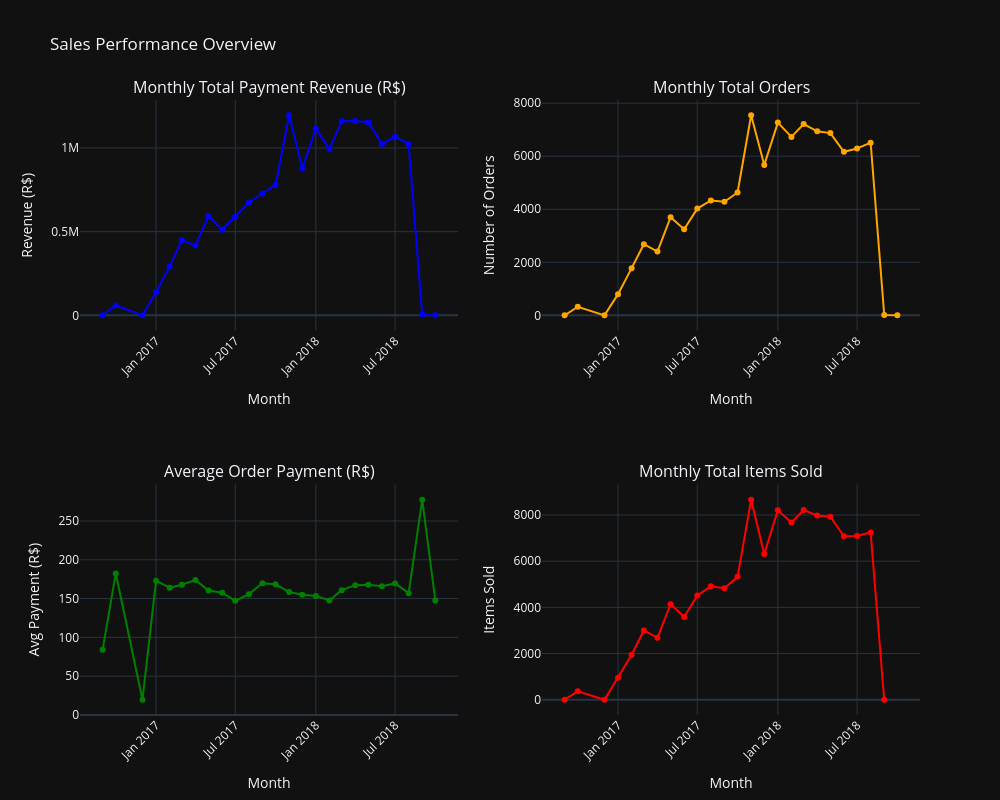

Notebook code for this chart:
### Markdown cell above
# Sales Trends

### Code cell
fig = make_subplots(rows=2, cols=2,
                    subplot_titles=('Monthly Total Payment Revenue (R$)',
                                    'Monthly Total Orders',
                                    'Average Order Payment (R$)',
                                    'Monthly Total Items Sold'))

fig.add_trace(go.Scatter(x=df_sales['month'], y=df_sales['total_payment_revenue'],
                         mode='lines+markers', name='Revenue', line=dict(color='blue')),
              row=1, col=1)

fig.add_trace(go.Scatter(x=df_sales['month'], y=df_sales['total_orders'],
                         mode='lines+markers', name='Orders', line=dict(color='orange')),
              row=1, col=2)

fig.add_trace(go.Scatter(x=df_sales['month'], y=df_sales['avg_order_payment'],
                         mode='lines+markers', name='Avg Payment', line=dict(color='green')),
              row=2, col=1)

fig.add_trace(go.Scatter(x=df_sales['month'], y=df_sales['total_items_sold'],
                         mode='lines+markers', name='Items Sold', line=dict(color='red')),
              row=2, col=2)

fig.update_layout(title='Sales Performance Overview',
                  height=800,
                  width=1000,
                  showlegend=False)

fig.update_xaxes(title_text='Month', tickangle=-45, row=1, col=1)
fig.update_xaxes(title_text='Month', tickangle=-45, row=1, col=2)
fig.update_xaxes(title_text='Month', tickangle=-45, row=2, col=1)
fig.update_xaxes(title_text='Month', tickangle=-45, row=2, col=2)

fig.update_yaxes(title_text='Revenue (R$)', row=1, col=1)
fig.update_yaxes(title_text='Number of Orders', row=1, col=2)
fig.update_yaxes(title_text='Avg Payment (R$)', row=2, col=1)
fig.update_yaxes(title_text='Items Sold', row=2, col=2)
fig.update_layout(template='plotly_dark')

fig.show()

### Figure 1 — Plotly figure (JSON) as saved in the notebook; plotly's stock layout.template omitted (floating-point values rounded to 4 significant figures)
{"data": [{"line": {"color": "blue"}, "mode": "lines+markers", "name": "Revenue", "type": "scatter", "x": ["2016-09-01T00:00:00.000000000", "2016-10-01T00:00:00.000000000", "2016-12-01T00:00:00.000000000", "2017-01-01T00:00:00.000000000", "2017-02-01T00:00:00.000000000", "2017-03-01T00:00:00.000000000", "2017-04-01T00:00:00.000000000", "2017-05-01T00:00:00.000000000", "2017-06-01T00:00:00.000000000", "2017-07-01T00:00:00.000000000", "2017-08-01T00:00:00.000000000", "2017-09-01T00:00:00.000000000", "2017-10-01T00:00:00.000000000", "2017-11-01T00:00:00.000000000", "2017-12-01T00:00:00.000000000", "2018-01-01T00:00:00.000000000", "2018-02-01T00:00:00.000000000", "2018-03-01T00:00:00.000000000", "2018-04-01T00:00:00.000000000", "2018-05-01T00:00:00.000000000", "2018-06-01T00:00:00.000000000", "2018-07-01T00:00:00.000000000", "2018-08-01T00:00:00.000000000", "2018-09-01T00:00:00.000000000", "2018-10-01T00:00:00.000000000"], "xaxis": "x", "y": [252.2, 59090.0, 19.62, 138500.0, 291900.0, 449900.0, 417800.0, 592900.0, 511300.0, 592400.0, 674400.0, 727800.0, 779700.0, 1195000.0, 878400.0, 1115000.0, 992500.0, 1160000.0, 1161000.0, 1154000.0, 1024000.0, 1067000.0, 1022000.0, 4440.0, 589.7], "yaxis": "y"}, {"line": {"color": "orange"}, "mode": "lines+markers", "name": "Orders", "type": "scatter", "x": ["2016-09-01T00:00:00.000000000", "2016-10-01T00:00:00.000000000", "2016-12-01T00:00:00.000000000", "2017-01-01T00:00:00.000000000", "2017-02-01T00:00:00.000000000", "2017-03-01T00:00:00.000000000", "2017-04-01T00:00:00.000000000", "2017-05-01T00:00:00.000000000", "2017-06-01T00:00:00.000000000", "2017-07-01T00:00:00.000000000", "2017-08-01T00:00:00.000000000", "2017-09-01T00:00:00.000000000", "2017-10-01T00:00:00.000000000", "2017-11-01T00:00:00.000000000", "2017-12-01T00:00:00.000000000", "2018-01-01T00:00:00.000000000", "2018-02-01T00:00:00.000000000", "2018-03-01T00:00:00.000000000", "2018-04-01T00:00:00.000000000", "2018-05-01T00:00:00.000000000", "2018-06-01T00:00:00.000000000", "2018-07-01T00:00:00.000000000", "2018-08-01T00:00:00.000000000", "2018-09-01T00:00:00.000000000", "2018-10-01T00:00:00.000000000"], "xaxis": "x2", "y": [3, 324, 1, 800, 1780, 2682, 2404, 3700, 3245, 4026, 4331, 4285, 4631, 7544, 5673, 7269, 6728, 7211, 6939, 6873, 6167, 6292, 6512, 16, 4], "yaxis": "y2"}, {"line": {"color": "green"}, "mode": "lines+markers", "name": "Avg Payment", "type": "scatter", "x": ["2016-09-01T00:00:00.000000000", "2016-10-01T00:00:00.000000000", "2016-12-01T00:00:00.000000000", "2017-01-01T00:00:00.000000000", "2017-02-01T00:00:00.000000000", "2017-03-01T00:00:00.000000000", "2017-04-01T00:00:00.000000000", "2017-05-01T00:00:00.000000000", "2017-06-01T00:00:00.000000000", "2017-07-01T00:00:00.000000000", "2017-08-01T00:00:00.000000000", "2017-09-01T00:00:00.000000000", "2017-10-01T00:00:00.000000000", "2017-11-01T00:00:00.000000000", "2017-12-01T00:00:00.000000000", "2018-01-01T00:00:00.000000000", "2018-02-01T00:00:00.000000000", "2018-03-01T00:00:00.000000000", "2018-04-01T00:00:00.000000000", "2018-05-01T00:00:00.000000000", "2018-06-01T00:00:00.000000000", "2018-07-01T00:00:00.000000000", "2018-08-01T00:00:00.000000000", "2018-09-01T00:00:00.000000000", "2018-10-01T00:00:00.000000000"], "xaxis": "x3", "y": [84.08, 182.4, 19.62, 173.1, 164.0, 167.7, 173.8, 160.2, 157.6, 147.1, 155.7, 169.8, 168.4, 158.4, 154.8, 153.4, 147.5, 160.8, 167.3, 167.9, 166.0, 169.5, 157.0, 277.5, 147.4], "yaxis": "y3"}, {"line": {"color": "red"}, "mode": "lines+markers", "name": "Items Sold", "type": "scatter", "x": ["2016-09-01T00:00:00.000000000", "2016-10-01T00:00:00.000000000", "2016-12-01T00:00:00.000000000", "2017-01-01T00:00:00.000000000", "2017-02-01T00:00:00.000000000", "2017-03-01T00:00:00.000000000", "2017-04-01T00:00:00.000000000", "2017-05-01T00:00:00.000000000", "2017-06-01T00:00:00.000000000", "2017-07-01T00:00:00.000000000", "2017-08-01T00:00:00.000000000", "2017-09-01T00:00:00.000000000", "2017-10-01T00:00:00.000000000", "2017-11-01T00:00:00.000000000", "2017-12-01T00:00:00.000000000", "2018-01-01T00:00:00.000000000", "2018-02-01T00:00:00.000000000", "2018-03-01T00:00:00.000000000", "2018-04-01T00:00:00.000000000", "2018-05-01T00:00:00.000000000", "2018-06-01T00:00:00.000000000", "2018-07-01T00:00:00.000000000", "2018-08-01T00:00:00.000000000", "2018-09-01T00:00:00.000000000", "2018-10-01T00:00:00.000000000"], "xaxis": "x4", "y": [3.0, 363.0, 1.0, 955.0, 1951.0, 3000.0, 2684.0, 4136.0, 3583.0, 4519.0, 4910.0, 4831.0, 5322.0, 8665.0, 6308.0, 8208.0, 7672.0, 8217.0, 7975.0, 7925.0, 7078.0, 7092.0, 7248.0, 1.0, NaN], "yaxis": "y4"}], "layout": {"annotations": [{"font": {"size": 16}, "showarrow": false, "text": "Monthly Total Payment Revenue (R$)", "x": 0.225, "xanchor": "center", "xref": "paper", "y": 1, "yanchor": "bottom", "yref": "paper"}, {"font": {"size": 16}, "showarrow": false, "text": "Monthly Total Orders", "x": 0.775, "xanchor": "center", "xref": "paper", "y": 1, "yanchor": "bottom", "yref": "paper"}, {"font": {"size": 16}, "showarrow": false, "text": "Average Order Payment (R$)", "x": 0.225, "xanchor": "center", "xref": "paper", "y": 0.375, "yanchor": "bottom", "yref": "paper"}, {"font": {"size": 16}, "showarrow": false, "text": "Monthly Total Items Sold", "x": 0.775, "xanchor": "center", "xref": "paper", "y": 0.375, "yanchor": "bottom", "yref": "paper"}], "height": 800, "showlegend": false, "title": {"text": "Sales Performance Overview"}, "width": 1000, "xaxis": {"anchor": "y", "domain": [0, 0.45], "tickangle": -45, "title": {"text": "Month"}}, "xaxis2": {"anchor": "y2", "domain": [0.55, 1], "tickangle": -45, "title": {"text": "Month"}}, "xaxis3": {"anchor": "y3", "domain": [0, 0.45], "tickangle": -45, "title": {"text": "Month"}}, "xaxis4": {"anchor": "y4", "domain": [0.55, 1], "tickangle": -45, "title": {"text": "Month"}}, "yaxis": {"anchor": "x", "domain": [0.625, 1], "title": {"text": "Revenue (R$)"}}, "yaxis2": {"anchor": "x2", "domain": [0.625, 1], "title": {"text": "Number of Orders"}}, "yaxis3": {"anchor": "x3", "domain": [0, 0.375], "title": {"text": "Avg Payment (R$)"}}, "yaxis4": {"anchor": "x4", "domain": [0, 0.375], "title": {"text": "Items Sold"}}}}
